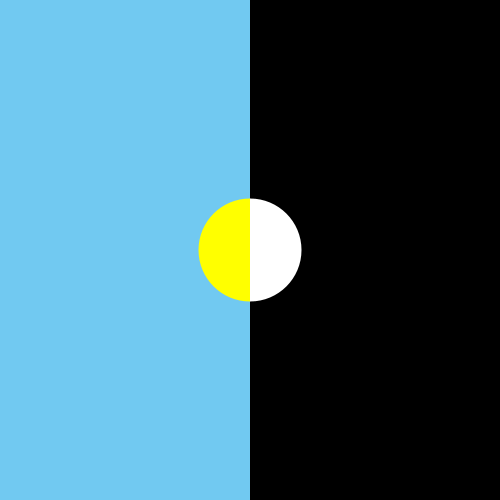
Frame 1 (no input)
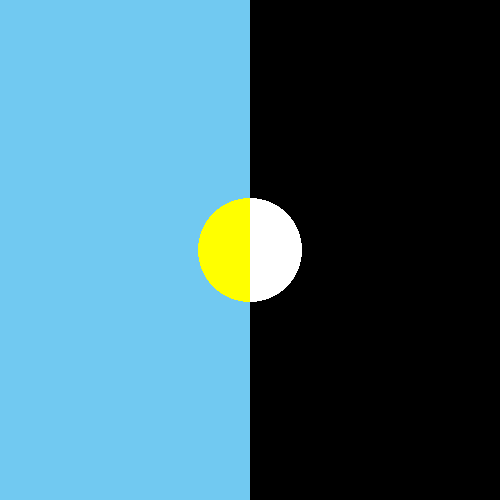
Frame 60 (the mouse pressed at the canvas centre just before this capture)
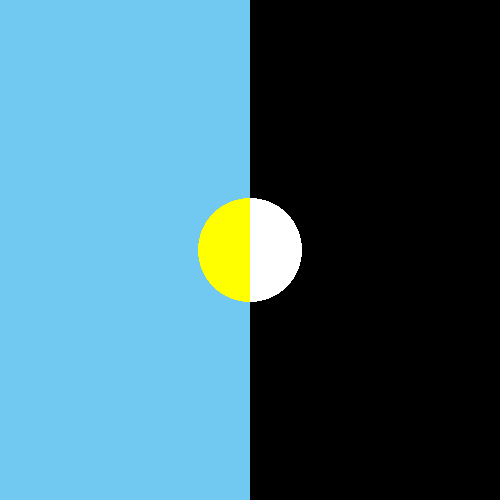
Frame 120 (the mouse held since frame 60 and released just before this capture)

The Processing sketch that drew these frames (run headless with seeded random() and noise(); from frame 60 on, the mouse is pressed at the canvas centre):

// Processing sketch: processing_55245
// ── processing_55245.pde

/* YSDN Interactivity 1006 Assignment 2D
code by Anne Marie Hood
*/

int circle = 40;
int a = 255;
int b = 255;
int c = 255;
int d = 100;
float x= 100;
float y= 100;

void setup(){
  size (500,500);
  background (255);
  noStroke();
  fill (#71c9f1);
  rect (0,0,width/2,height);
  fill (0);
  rect (width/2,0,width/2,height);
  //creates the blue and black halves for the background
}

void draw (){
  fill (255,255,0);
  arc(width/2,height/2,103,103,PI/2, PI+PI/2);
  fill (255);
  arc(width/2,height/2,103,103,-PI/2, PI-PI/2);
  //creates the half moon and half sun
}

void mouseDragged(){
  fill (a,b,c,d);
  ellipse (x, y, circle, circle);
  
  if (mouseX>width/2) {
    circle= 8;
    x=random(255,500);
    y=random(0,500);
    //draws random small circles when the mouse is on the right half
  }  else if (mouseX<width/2){
    circle=40;
    x=mouseX-20;
    y=mouseY-20;
    //draws larger circles where the mouse is on the left side
    }
       
  if (mouseX>width/2) {
     c= 0;
     //the drawn circles on the right are yellow
  }  else if (mouseX<width/2){
      a= 255;
      b= 255;
      c=255;
      d=100;
      //the drawn circles on the left are white
    }
 }
 
void mousePressed(){
  fill (#71c9f1);
  rect (0,0,width/2,height);
  fill (0);
  rect (width/2,0,width/2,height);
  //when the mouse is clicked the screen is cleared
}
      

   
  
